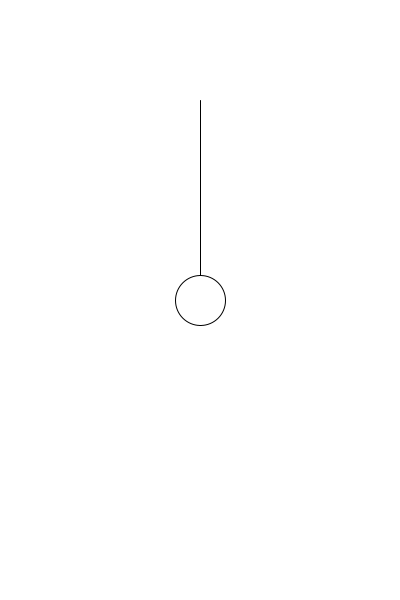
Frame 1 (no input)
Frame 60 (the mouse pressed at the canvas centre just before this capture): identical to frame 1, image omitted
Frame 120 (the mouse held since frame 60 and released just before this capture): identical to frame 1, image omitted

The Processing sketch that drew this single still picture (run headless with seeded random() and noise(); from frame 60 on, the mouse is pressed at the canvas centre):

// Processing sketch: week05_04_pendulum
// ── week05_04_pendulum.pde
//week05_04_pendulum
void setup(){
  size(400,600);
  
}
float x=200,y=300;
void draw(){
  background(255);
  stroke(0);
  line(200,100,x,y);
  ellipse(x,y,50,50);

}
void mouseDragged(){
  x = mouseX;
  y = mouseY;
}
